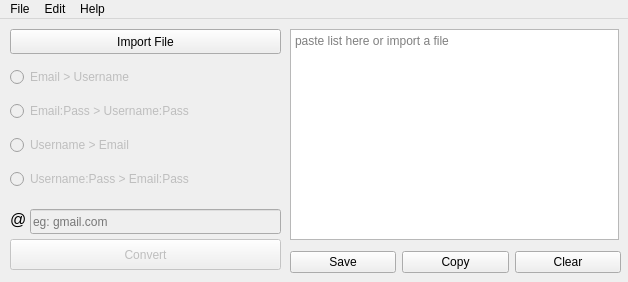
<?xml version="1.0" encoding="UTF-8"?>
<ui version="4.0">
 <class>MainWindow</class>
 <widget class="QMainWindow" name="MainWindow">
  <property name="enabled">
   <bool>true</bool>
  </property>
  <property name="geometry">
   <rect>
    <x>0</x>
    <y>0</y>
    <width>628</width>
    <height>282</height>
   </rect>
  </property>
  <property name="sizePolicy">
   <sizepolicy hsizetype="Fixed" vsizetype="Minimum">
    <horstretch>0</horstretch>
    <verstretch>0</verstretch>
   </sizepolicy>
  </property>
  <property name="font">
   <font>
    <pointsize>9</pointsize>
   </font>
  </property>
  <property name="windowTitle">
   <string>MainWindow</string>
  </property>
  <widget class="QWidget" name="centralwidget">
   <widget class="QLineEdit" name="mailDomainInput">
    <property name="enabled">
     <bool>false</bool>
    </property>
    <property name="geometry">
     <rect>
      <x>30</x>
      <y>190</y>
      <width>251</width>
      <height>25</height>
     </rect>
    </property>
    <property name="placeholderText">
     <string>eg: gmail.com</string>
    </property>
   </widget>
   <widget class="QLabel" name="atLabel">
    <property name="enabled">
     <bool>true</bool>
    </property>
    <property name="geometry">
     <rect>
      <x>10</x>
      <y>190</y>
      <width>21</width>
      <height>21</height>
     </rect>
    </property>
    <property name="font">
     <font>
      <pointsize>12</pointsize>
     </font>
    </property>
    <property name="text">
     <string>@</string>
    </property>
   </widget>
   <widget class="QWidget" name="verticalLayoutWidget">
    <property name="geometry">
     <rect>
      <x>10</x>
      <y>40</y>
      <width>271</width>
      <height>141</height>
     </rect>
    </property>
    <layout class="QVBoxLayout" name="verticalLayout">
     <item>
      <widget class="QRadioButton" name="radioE2U">
       <property name="enabled">
        <bool>false</bool>
       </property>
       <property name="text">
        <string>Email &gt; Username</string>
       </property>
       <attribute name="buttonGroup">
        <string notr="true">buttonGroup</string>
       </attribute>
      </widget>
     </item>
     <item>
      <widget class="QRadioButton" name="radioEP2UP">
       <property name="enabled">
        <bool>false</bool>
       </property>
       <property name="text">
        <string>Email:Pass &gt; Username:Pass</string>
       </property>
       <attribute name="buttonGroup">
        <string notr="true">buttonGroup</string>
       </attribute>
      </widget>
     </item>
     <item>
      <widget class="QRadioButton" name="radioU2E">
       <property name="enabled">
        <bool>false</bool>
       </property>
       <property name="text">
        <string>Username &gt; Email</string>
       </property>
       <attribute name="buttonGroup">
        <string notr="true">buttonGroup</string>
       </attribute>
      </widget>
     </item>
     <item>
      <widget class="QRadioButton" name="radioUP2EP">
       <property name="enabled">
        <bool>false</bool>
       </property>
       <property name="text">
        <string>Username:Pass &gt; Email:Pass</string>
       </property>
       <attribute name="buttonGroup">
        <string notr="true">buttonGroup</string>
       </attribute>
      </widget>
     </item>
    </layout>
   </widget>
   <widget class="QPushButton" name="importBtn">
    <property name="geometry">
     <rect>
      <x>10</x>
      <y>10</y>
      <width>271</width>
      <height>25</height>
     </rect>
    </property>
    <property name="text">
     <string>Import File</string>
    </property>
   </widget>
   <widget class="QPushButton" name="convertBtn">
    <property name="enabled">
     <bool>false</bool>
    </property>
    <property name="geometry">
     <rect>
      <x>10</x>
      <y>220</y>
      <width>271</width>
      <height>31</height>
     </rect>
    </property>
    <property name="text">
     <string>Convert</string>
    </property>
   </widget>
   <widget class="QPlainTextEdit" name="textArea">
    <property name="geometry">
     <rect>
      <x>290</x>
      <y>10</y>
      <width>329</width>
      <height>211</height>
     </rect>
    </property>
    <property name="placeholderText">
     <string>paste list here or import a file</string>
    </property>
   </widget>
   <widget class="QWidget" name="horizontalLayoutWidget">
    <property name="geometry">
     <rect>
      <x>290</x>
      <y>230</y>
      <width>331</width>
      <height>27</height>
     </rect>
    </property>
    <layout class="QHBoxLayout" name="horizontalLayout">
     <item>
      <widget class="QPushButton" name="saveTxtBtn">
       <property name="text">
        <string>Save</string>
       </property>
      </widget>
     </item>
     <item>
      <widget class="QPushButton" name="copyTxtBtn">
       <property name="text">
        <string>Copy</string>
       </property>
      </widget>
     </item>
     <item>
      <widget class="QPushButton" name="clearTxtBtn">
       <property name="text">
        <string>Clear</string>
       </property>
      </widget>
     </item>
    </layout>
   </widget>
  </widget>
  <widget class="QMenuBar" name="menubar">
   <property name="geometry">
    <rect>
     <x>0</x>
     <y>0</y>
     <width>628</width>
     <height>22</height>
    </rect>
   </property>
   <widget class="QMenu" name="menuFile">
    <property name="title">
     <string>File</string>
    </property>
    <addaction name="mb_import"/>
    <addaction name="mb_save"/>
   </widget>
   <widget class="QMenu" name="menuEdit">
    <property name="title">
     <string>Edit</string>
    </property>
    <addaction name="mb_undo"/>
    <addaction name="mb_redo"/>
    <addaction name="separator"/>
    <addaction name="mb_cut"/>
    <addaction name="mb_copy"/>
    <addaction name="mb_paste"/>
   </widget>
   <widget class="QMenu" name="menuHelp">
    <property name="title">
     <string>Help</string>
    </property>
    <addaction name="mb_about"/>
    <addaction name="mb_howto"/>
    <addaction name="mb_report"/>
   </widget>
   <addaction name="menuFile"/>
   <addaction name="menuEdit"/>
   <addaction name="menuHelp"/>
  </widget>
  <action name="actionCopy">
   <property name="checkable">
    <bool>false</bool>
   </property>
   <property name="text">
    <string>Copy</string>
   </property>
   <property name="shortcut">
    <string>Ctrl+C</string>
   </property>
  </action>
  <action name="actionCut">
   <property name="text">
    <string>Cut</string>
   </property>
   <property name="shortcut">
    <string>Ctrl+X</string>
   </property>
  </action>
  <action name="actionPaste">
   <property name="text">
    <string>Paste</string>
   </property>
   <property name="shortcut">
    <string>Ctrl+V</string>
   </property>
  </action>
  <action name="actionUndo">
   <property name="text">
    <string>Undo</string>
   </property>
  </action>
  <action name="actionRedo">
   <property name="text">
    <string>Redo</string>
   </property>
  </action>
  <action name="mb_import">
   <property name="text">
    <string>Import File</string>
   </property>
   <property name="shortcut">
    <string>Ctrl+I</string>
   </property>
  </action>
  <action name="mb_save">
   <property name="enabled">
    <bool>false</bool>
   </property>
   <property name="text">
    <string>Save As...</string>
   </property>
   <property name="shortcut">
    <string>Ctrl+S</string>
   </property>
  </action>
  <action name="mb_undo">
   <property name="text">
    <string>Undo</string>
   </property>
   <property name="shortcut">
    <string>Ctrl+Z</string>
   </property>
  </action>
  <action name="mb_redo">
   <property name="text">
    <string>Redo</string>
   </property>
   <property name="shortcut">
    <string>Ctrl+Y</string>
   </property>
  </action>
  <action name="mb_cut">
   <property name="text">
    <string>Cut</string>
   </property>
   <property name="shortcut">
    <string>Ctrl+X</string>
   </property>
  </action>
  <action name="mb_copy">
   <property name="text">
    <string>Copy</string>
   </property>
   <property name="shortcut">
    <string>Ctrl+C</string>
   </property>
  </action>
  <action name="mb_paste">
   <property name="text">
    <string>Paste</string>
   </property>
   <property name="shortcut">
    <string>Ctrl+V</string>
   </property>
  </action>
  <action name="mb_about">
   <property name="text">
    <string>About</string>
   </property>
   <property name="iconVisibleInMenu">
    <bool>true</bool>
   </property>
  </action>
  <action name="mb_howto">
   <property name="text">
    <string>How To</string>
   </property>
  </action>
  <action name="mb_report">
   <property name="text">
    <string>Report Issue</string>
   </property>
  </action>
 </widget>
 <resources/>
 <connections/>
 <buttongroups>
  <buttongroup name="buttonGroup"/>
 </buttongroups>
</ui>
